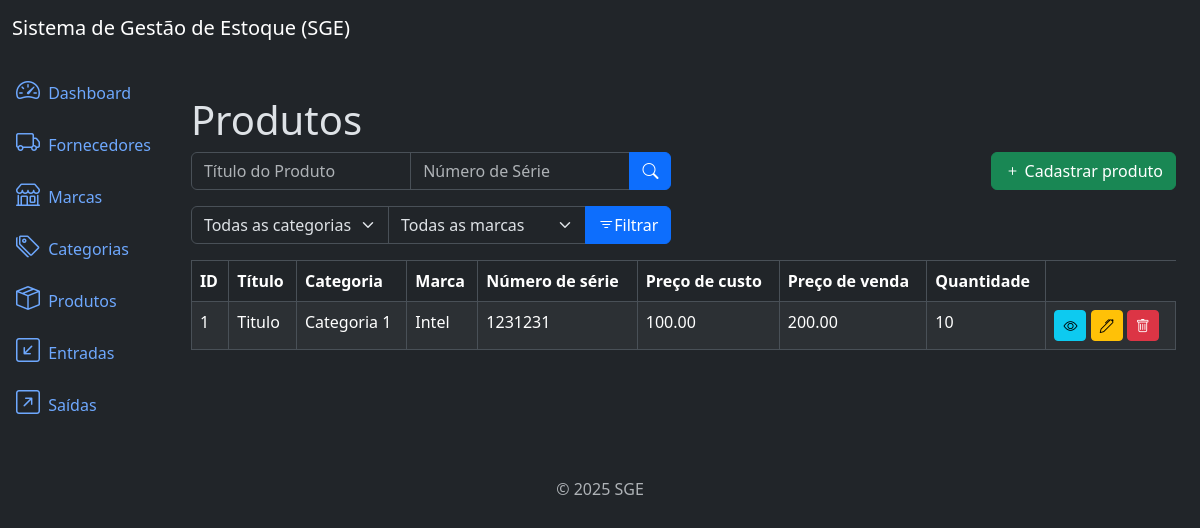
/products/list/, run on an earlier commit of the app's database.
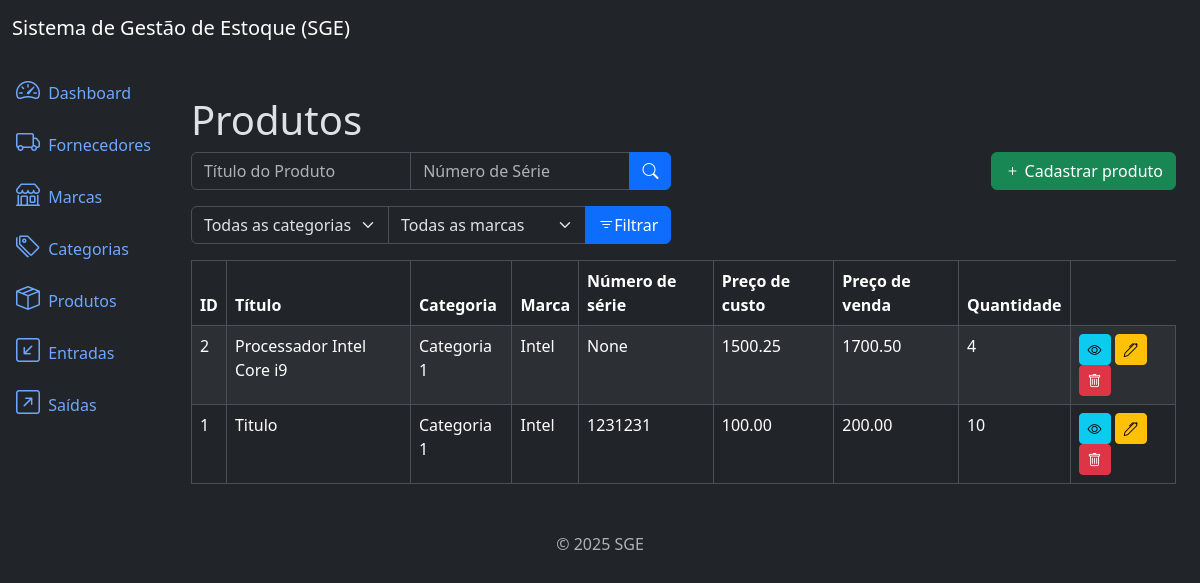
And on a later commit of the database.
### products/models.py (models this page shows, shortened)
class Products(models.Model):
    title = models.CharField(max_length=500)
    category = models.ForeignKey(Category, on_delete=models.PROTECT, related_name='products')
    brand = models.ForeignKey(Brand, on_delete=models.PROTECT, related_name='products')
    description = models.TextField(null=True, blank=True)
    serie_number = models.CharField(max_length=200, null=True, blank=True)
    cost_price = models.DecimalField(max_digits=20, decimal_places=2) # sempre usar DecimalFiel para campos de dinheiro/moeda
    selling_price = models.DecimalField(max_digits=20, decimal_places=2)
    quantity = models.IntegerField(default=0)
    created_at = models.DateTimeField(auto_now_add=True)
    updated_at = models.DateTimeField(auto_now=True)
    class Meta:
        ordering = ['title']

### categories/models.py (models this page shows)
class Category(models.Model):
    name = models.CharField(max_length=500)
    description = models.TextField(null=True, blank=True)
    created_at = models.DateTimeField(auto_now_add=True)
    updated_at = models.DateTimeField(auto_now=True)
    class Meta: # Ordena por ordem alfabetica pelo nome
        ordering = ['name']
    def __str__(self):
        return self.name

### brands/models.py (models this page shows)
class Brand(models.Model):
    name = models.CharField(max_length=500)
    description = models.TextField(null=True, blank=True)
    created_at = models.DateTimeField(auto_now_add=True)
    updated_at = models.DateTimeField(auto_now=True)
    class Meta: # Ordena por ordem alfabetica pelo nome
        ordering = ['name']
    def __str__(self):
        return self.name

### products/views.py (the view)
# urls.py: path('products/list/', views.ProductListView.as_view(), name='product_list'),
class ProductListView(ListView):
    model = models.Products
    template_name = 'product_list.html'
    context_object_name = 'products' # Contexto enviado para o template
    paginate_by = 10 # Define a quantidade de elementos que serão exibidos por página
    def get_queryset(self): # Método que faz filtros pelo nome da marca
        queryset = super().get_queryset()
        title = self.request.GET.get('title')
        category = self.request.GET.get('category')
        brand = self.request.GET.get('brand')
        serie_number = self.request.GET.get('serie_number')
        if serie_number:
            queryset = queryset.filter(serie_number__icontains=serie_number)
        if title:
            queryset = queryset.filter(title__icontains=title)
        if category:
            queryset = queryset.filter(category__id=category)
        if brand:
            queryset = queryset.filter(brand__id=brand)
        return queryset
    def get_context_data(self, **kwargs):
        context = super().get_context_data(**kwargs) # Pegando o contexto original
        context['categories'] = Category.objects.all()
        context['brands'] = Brand.objects.all()
        return context

### products/templates/product_list.html (shortened to what this page needs)
{% extends 'base.html' %}
{% block content %}
    <h3 class="display-6">Produtos</h3>
    <div class="row mb-3">
        <div class="col-md-6">
            <form method="get" action="{%  url 'product_list' %}">
                <div class="input-group">
                    <input type="text" name="title" class="form-control" placeholder="Título do Produto" value="{{ request.GET.title }}">
                    <input type="text" name="serie_number" class="form-control" placeholder="Número de Série" value="{{ request.GET.serie_number }}">
                    <button type="submit" class="btn btn-primary">
                        <i class="bi bi-search"></i>
                    </button>
                </div>
            </form>
        </div>
        <div class="col-md-6">
            <a href="{% url 'product_create' %}" class="btn btn-success float-end">
                <i class="bi bi-plus"></i> Cadastrar produto
            </a>
        </div>
    </div>
    <div class="row mb-3">
        <div class="col-md-6">
            <form action="{% url 'product_list' %}" method="get">
                <div class="input-group">
                    <select name="category" class="form-select">
                        <option value="" {% if not request.GET.category %} selected {% endif %}>Todas as categorias</option>
                    </select>
                    <select name="brand" class="form-select">
                        <option value="" {% if not request.GET.brand %} selected {% endif %}>Todas as marcas</option>
                    </select>
                    <button type="submit" class="btn btn-primary">
                        <i class="bi bi-filter"></i>Filtrar
                    </button>
                </div>
            </form>
        </div>
    </div>
    <div class="table-responsive">
        <table class="table table-striped table-bordered">
            <thead class="thead-dark">
                <tr>
                    <th>ID</th>
                    <th>Título</th>
                    <th>Categoria</th>
                    <th>Marca</th>
                    <th>Número de série</th>
                    <th>Preço de custo</th>
                    <th>Preço de venda</th>
                    <th>Quantidade</th>
                </tr>
            </thead>
            <tbody>
                {% for product in products %}
                    <tr>
                        <td>{{ product.id }}</td>
                        <td>{{ product.title }}</td>
                        <td>{{ product.category }}</td>
                        <td>{{ product.brand }}</td>
                        <td>{{ product.serie_number }}</td>
                        <td>{{ product.cost_price }}</td>
                        <td>{{ product.selling_price }}</td>
                        <td>{{ product.quantity }}</td>
                        <td>
                            <a href="{% url 'product_detail' product.id %}" class="btn btn-info btn-sm">
                                <i class="bi bi-eye"></i>
                            </a>
                            <a href="{% url 'product_update' product.id %}" class="btn btn-warning btn-sm">
                                <i class="bi bi-pen"></i>
                            </a>
                            <a href="{% url 'product_delete' product.id %}" class="btn btn-danger btn-sm">
                                <i class="bi bi-trash"></i>
                            </a>
                        </td>
                    </tr>
                {% endfor %}
            </tbody>
        </table>
    </div>
{% endblock %}

What changed in the data, as far as the page shows it:
added Products: id "2", title "Processador Intel Core i9", category "Categoria 1", brand "Intel", serie_number "None", cost_price "1500.25", selling_price "1700.50", quantity "4"
